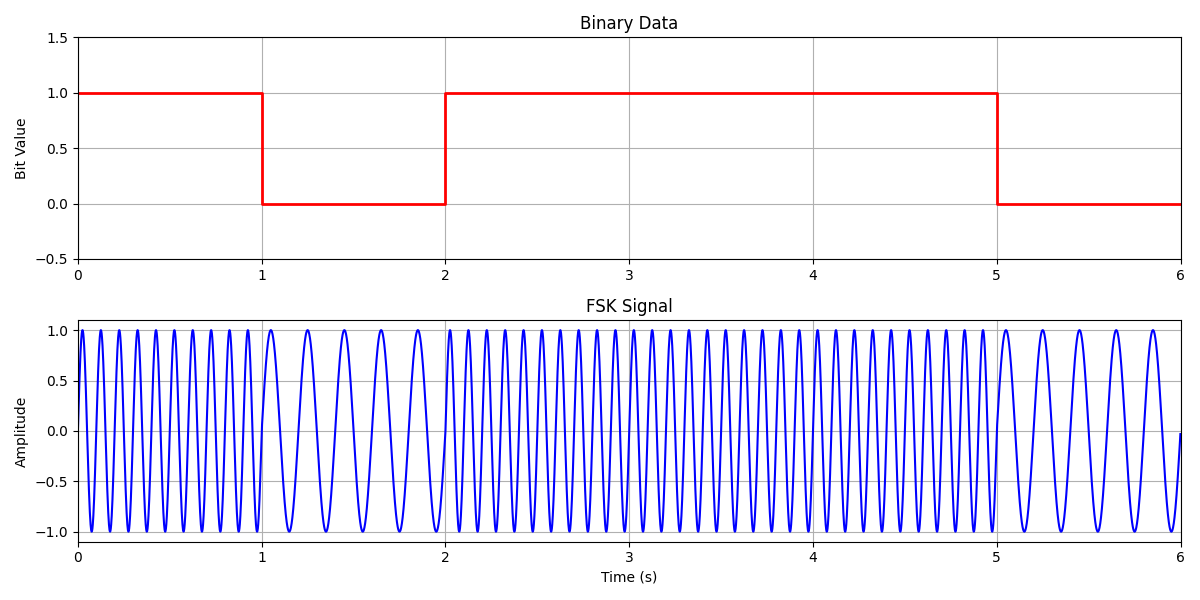

Here is the Python script that generated this plot:
import numpy as np
import matplotlib.pyplot as plt

bit_sequence = [1, 0, 1, 1, 1, 0]
bit_duration = 1
sample_rate = 1000
t = np.linspace(0, bit_duration, int(sample_rate * bit_duration), endpoint=False)

f1 = 10
f2 = 5

signal = []
for bit in bit_sequence:
    if bit == 1:
        signal.extend(np.sin(2 * np.pi * f1 * t))
    else:
        signal.extend(np.sin(2 * np.pi * f2 * t))

time = np.linspace(0, bit_duration * len(bit_sequence), len(signal), endpoint=False)

plt.figure(figsize=(12, 6))

plt.subplot(2, 1, 1)
plt.step(np.arange(len(bit_sequence) + 1) * bit_duration, 
         np.append(bit_sequence, bit_sequence[-1]), 
         where='post', color='red', linewidth=2)
plt.ylim(-0.5, 1.5)
plt.xlim(0, bit_duration * len(bit_sequence)) 
plt.ylabel('Bit Value')
plt.title('Binary Data')
plt.grid()

# Plot FSK signal
plt.subplot(2, 1, 2)
plt.plot(time, signal, color='blue')
plt.xlabel('Time (s)')
plt.ylabel('Amplitude')
plt.title('FSK Signal')
plt.xlim(0, bit_duration * len(bit_sequence)) 
plt.grid()

plt.tight_layout()
plt.show()
